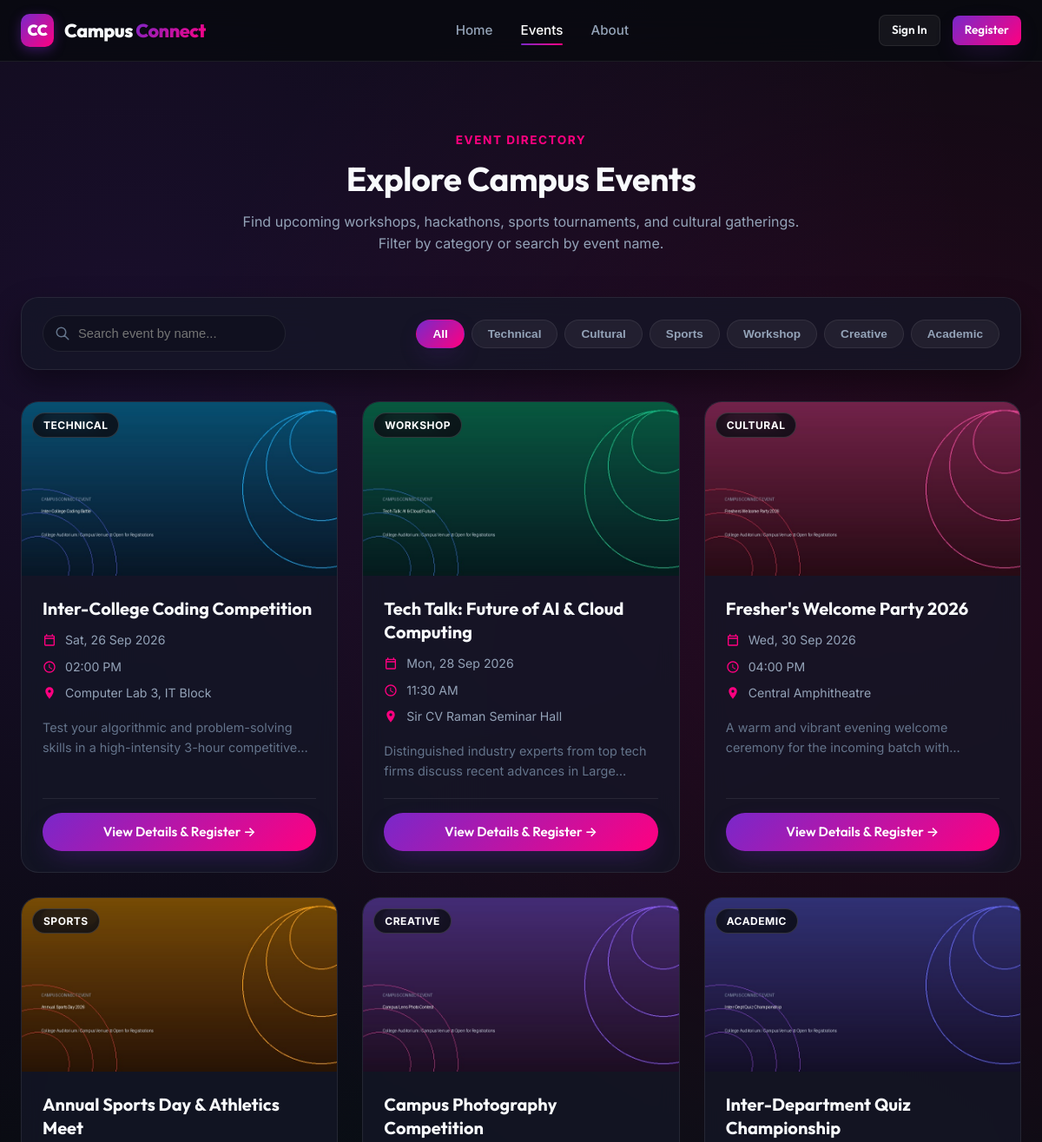
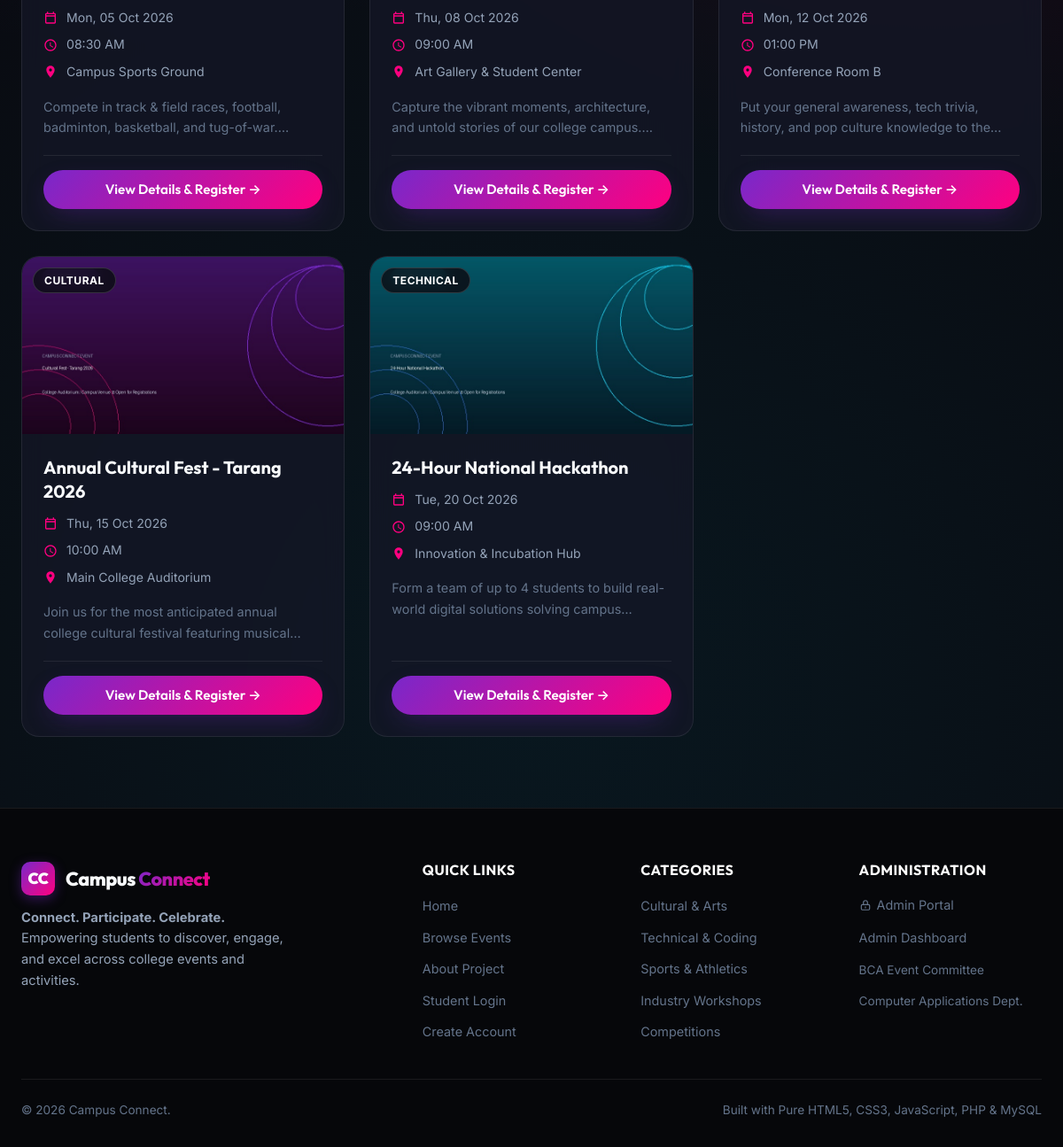
Screenshot of /events.php with the database file from the repository (2 pictures, top to bottom).
### tables this page shows
CREATE TABLE `events` (
    `id` INT AUTO_INCREMENT PRIMARY KEY,
    `title` VARCHAR(200) NOT NULL,
    `description` TEXT,
    `event_date` DATE NOT NULL,
    `event_time` TIME NOT NULL,
    `location` VARCHAR(200),
    `category` VARCHAR(100),
    `image` VARCHAR(255),
    `created_at` TIMESTAMP DEFAULT CURRENT_TIMESTAMP
);

### events.php (the view, shortened to what this page needs)
<?php
require_once "config/database.php";
require_once "includes/header.php";
$events = [];
$query = "SELECT * FROM events ORDER BY event_date ASC";
$result = $conn->query($query);
if ($result) {
    while ($row = $result->fetch_assoc()) {
        $events[] = $row;
    }
}
?>
<section class="section">
    <div class="container">
        <div class="section-header">
            <span class="section-subtitle">Event Directory</span>
            <h1 class="section-title">Explore Campus Events</h1>
            <p class="section-desc">
                Find upcoming workshops, hackathons, sports tournaments, and cultural gatherings. Filter by category or search by event name.
            </p>
        </div>
        <div class="event-filters glass-card" style="padding: 20px 24px; margin-bottom: 36px;">
            <div class="search-box">
                <svg width="18" height="18" fill="none" stroke="currentColor" viewBox="0 0 24 24">
                    <path stroke-linecap="round" stroke-linejoin="round" stroke-width="2" d="M21 21l-6-6m2-5a7 7 0 11-14 0 7 7 0 0114 0z"></path>
                </svg>
                <input type="text" id="eventSearch" placeholder="Search event by name..." autocomplete="off">
            </div>
            <div class="category-pills">
                <button type="button" class="cat-btn active" data-category="all">All</button>
                <button type="button" class="cat-btn" data-category="Technical">Technical</button>
                <button type="button" class="cat-btn" data-category="Cultural">Cultural</button>
                <button type="button" class="cat-btn" data-category="Sports">Sports</button>
                <button type="button" class="cat-btn" data-category="Workshop">Workshop</button>
                <button type="button" class="cat-btn" data-category="Creative">Creative</button>
                <button type="button" class="cat-btn" data-category="Academic">Academic</button>
            </div>
        </div>
        <div class="events-grid" id="eventsContainer">
            <?php if (!empty($events)): ?>
                <?php foreach ($events as $event): ?>
                    <div class="event-card"
                         data-title="<?php echo htmlspecialchars($event['title']); ?>"
                         data-category="<?php echo htmlspecialchars($event['category']); ?>">
                        <div class="event-img-wrap">
                            <span class="event-cat-tag">
                                <?php echo htmlspecialchars($event['category']); ?>
                            </span>
                            <img src="assets/images/<?php echo htmlspecialchars($event['image'] ?: 'fest.jpg'); ?>"
                                 alt="<?php echo htmlspecialchars($event['title']); ?>"
                                 loading="lazy">
                        </div>
                        <div class="event-card-content">
                            <h3 class="event-title"><?php echo htmlspecialchars($event['title']); ?></h3>
                            <div class="event-meta">
                                <div class="meta-row">
                                    <svg width="16" height="16" fill="currentColor" viewBox="0 0 24 24"><path d="M19 4h-1V2h-2v2H8V2H6v2H5c-1.11 0-1.99.9-1.99 2L3 20a2 2 0 0 0 2 2h14c1.1 0 2-.9 2-2V6c0-1.1-.9-2-2-2zm0 16H5V10h14v10zM5 8V6h14v2H5z"/></svg>
                                    <span><?php echo date("D, d M Y", strtotime($event['event_date'])); ?></span>
                                </div>
                                <div class="meta-row">
                                    <svg width="16" height="16" fill="currentColor" viewBox="0 0 24 24"><path d="M12 2C6.5 2 2 6.5 2 12s4.5 10 10 10 10-4.5 10-10S17.5 2 12 2zm0 18c-4.41 0-8-3.59-8-8s3.59-8 8-8 8 3.59 8 8-3.59 8-8 8zm.5-13H11v6l5.2 3.2.8-1.3-4.5-2.7V7z"/></svg>
                                    <span><?php echo date("h:i A", strtotime($event['event_time'])); ?></span>
                                </div>
                                <div class="meta-row">
                                    <svg width="16" height="16" fill="currentColor" viewBox="0 0 24 24"><path d="M12 2C8.13 2 5 5.13 5 9c0 5.25 7 13 7 13s7-7.75 7-13c0-3.87-3.13-7-7-7zm0 9.5a2.5 2.5 0 0 1 0-5 2.5 2.5 0 0 1 0 5z"/></svg>
                                    <span><?php echo htmlspecialchars($event['location']); ?></span>
                                </div>
                            </div>
                            <p class="event-snippet">
                                <?php echo htmlspecialchars($event['description']); ?>
                            </p>
                            <div class="event-card-action">
                                <a href="event_details.php?id=<?php echo $event['id']; ?>" class="btn btn-primary" style="width: 100%;">
                                    View Details & Register →
                                </a>
                            </div>
                        </div>
                    </div>
                <?php endforeach; ?>
            <?php else: ?>
                <div class="glass-card" style="grid-column: 1 / -1; text-align: center; padding: 40px;">
                    <p style="color: var(--text-muted);">No events found in the database.</p>
                </div>
            <?php endif; ?>
        </div>
    </div>
</section>
<?php require_once "includes/footer.php"; ?>

### rows the page displays
events: category "TECHNICAL", image (picture), title "Inter-College Coding Competition", event_date "Sat, 26 Sep 2026", event_time "02:00 PM", location "Computer Lab 3, IT Block", description "Test your algorithmic and problem-solving skills in a high-intensity 3-hour…"
events: category "WORKSHOP", image (picture), title "Tech Talk: Future of AI & Cloud Computing", event_date "Mon, 28 Sep 2026", event_time "11:30 AM", location "Sir CV Raman Seminar Hall", description "Distinguished industry experts from top tech firms discuss recent advances in…"
events: category "CULTURAL", image (picture), title "Fresher's Welcome Party 2026", event_date "Wed, 30 Sep 2026", event_time "04:00 PM", location "Central Amphitheatre", description "A warm and vibrant evening welcome ceremony for the incoming batch…"
events: category "SPORTS", image (picture), title "Annual Sports Day & Athletics Meet", event_date "Mon, 05 Oct 2026", event_time "08:30 AM", location "Campus Sports Ground", description "Compete in track & field races, football, badminton, basketball, and…"
events: category "CREATIVE", image (picture), title "Campus Photography Competition", event_date "Thu, 08 Oct 2026", event_time "09:00 AM", location "Art Gallery & Student Center", description "Capture the vibrant moments, architecture, and untold stories of our college…"
events: category "ACADEMIC", image (picture), title "Inter-Department Quiz Championship", event_date "Mon, 12 Oct 2026", event_time "01:00 PM", location "Conference Room B", description "Put your general awareness, tech trivia, history, and pop culture knowledge to…"
events: category "CULTURAL", image (picture), title "Annual Cultural Fest - Tarang 2026", event_date "Thu, 15 Oct 2026", event_time "10:00 AM", location "Main College Auditorium", description "Join us for the most anticipated annual college cultural festival featuring…", $event['id'] 1 (drawn)
events: category "TECHNICAL", image (picture), title "24-Hour National Hackathon", event_date "Tue, 20 Oct 2026", event_time "09:00 AM", location "Innovation & Incubation Hub", description "Form a team of up to 4 students to build real-world digital solutions solving…"
